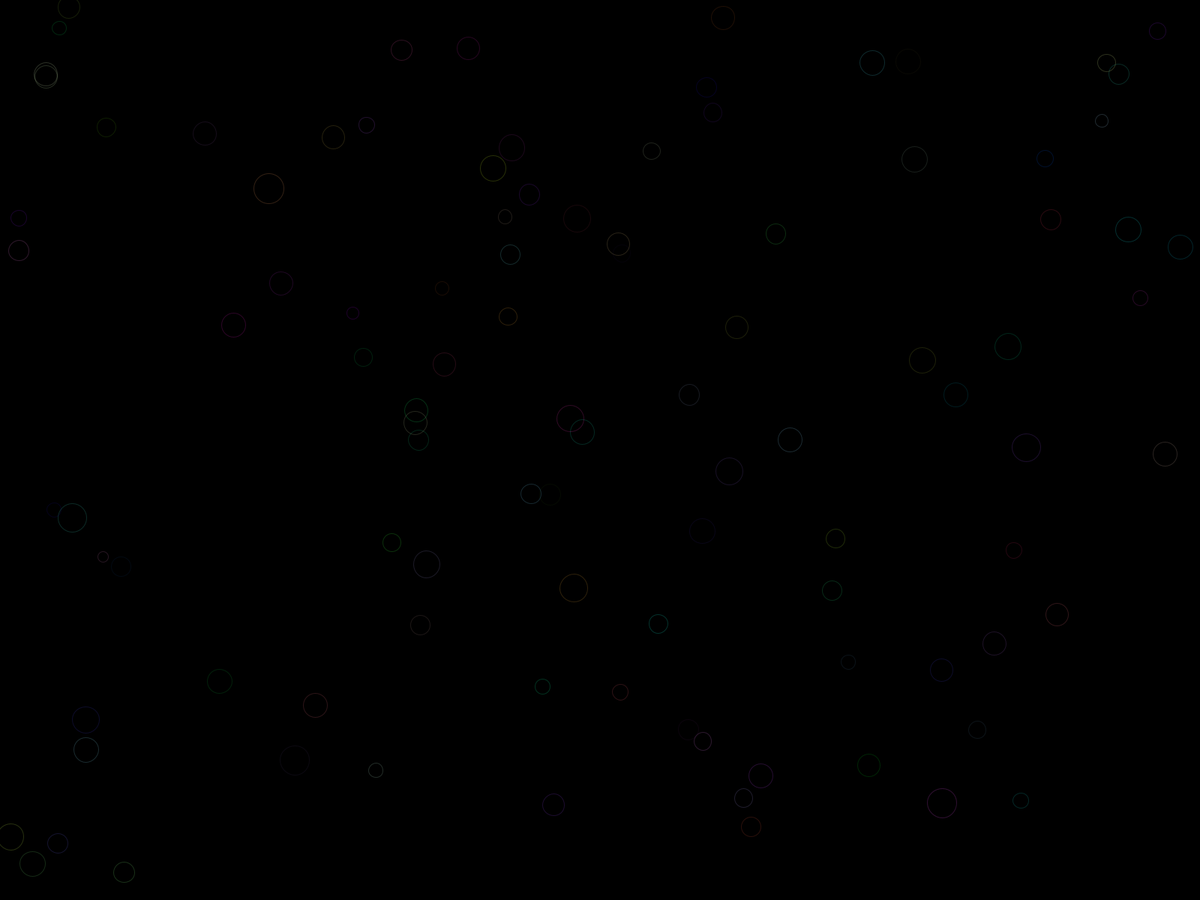
Frame 1 (no input)
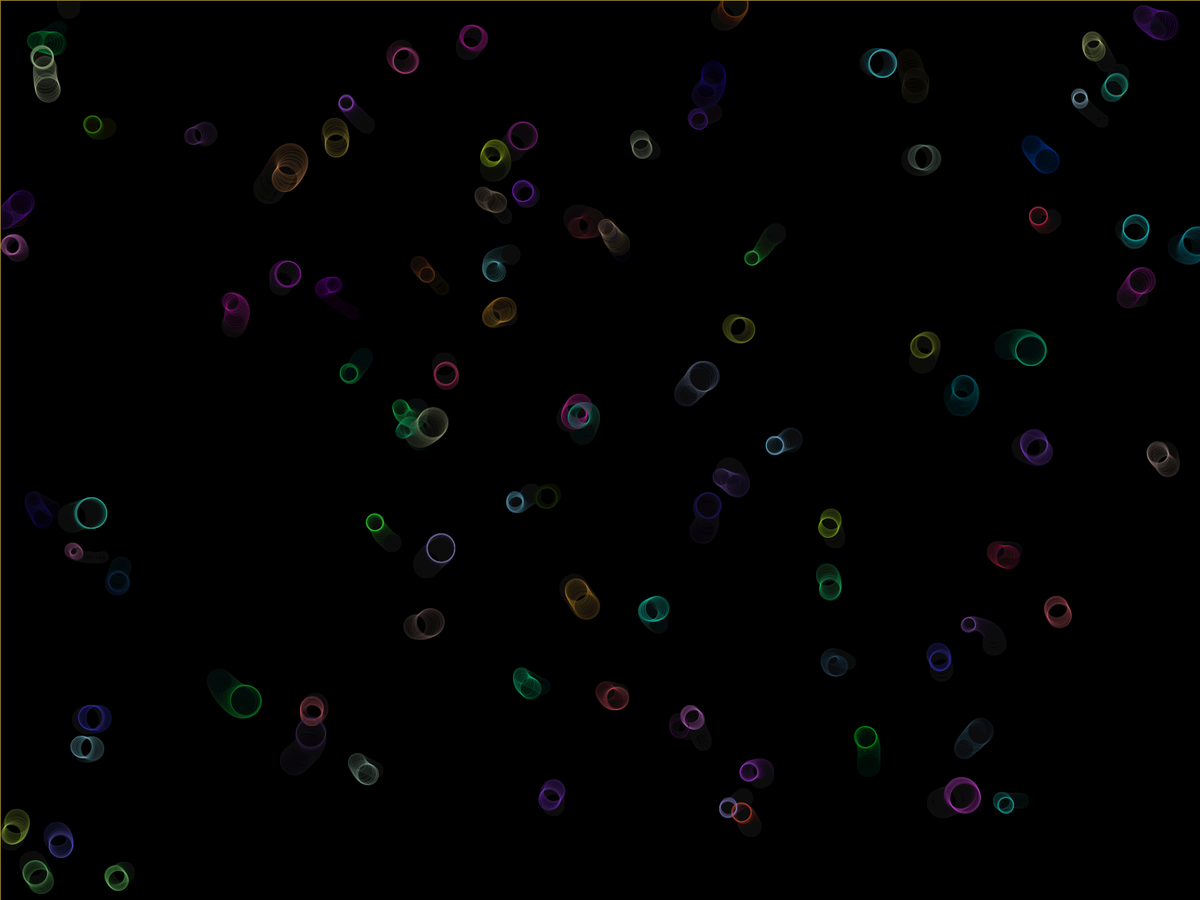
Frame 60 (the mouse pressed at the canvas centre just before this capture)
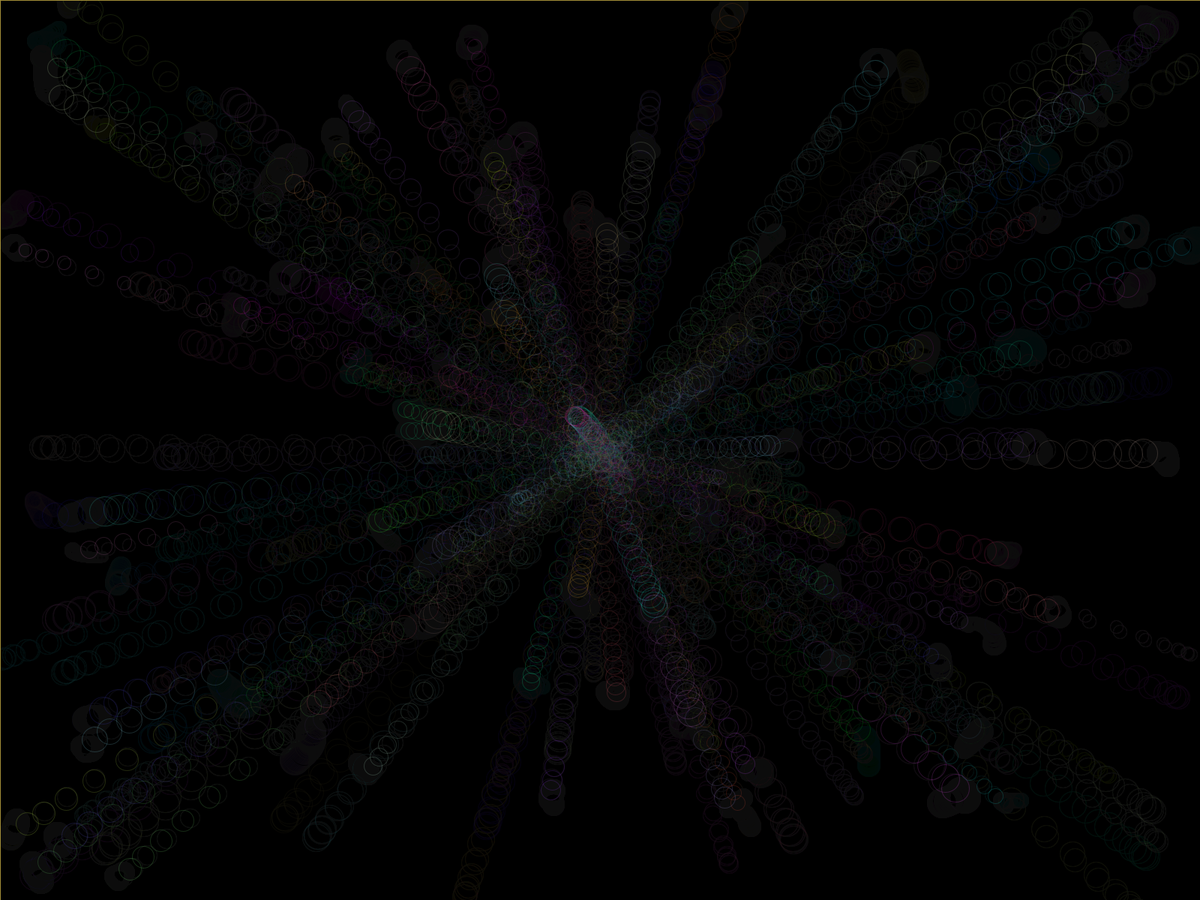
Frame 120 (the mouse held since frame 60 and released just before this capture)

The Processing sketch that drew these frames (run headless with seeded random() and noise(); from frame 60 on, the mouse is pressed at the canvas centre):

// Processing sketch: noise_particles
// ── noise_particles.pde
Point[] pts = new Point[100];
void setup(){
  //size(500,500);
  fullScreen();
  background(0);
  for (int i = 0; i < pts.length; i++){
    pts[i] = new Point(random(width),random(height));
  }
}

void draw(){
  fill(0,10);
  rect(0,0,width,height);
  for (int i = 0; i < pts.length; i++){
    pts[i].update();
    pts[i].render();
  }
}
// ── Point.pde
class Point{
  
  PVector root, loc, vel, acc;
  float size, xoff, xinc;
  color col;
  
  Point(float x, float y){
    root = new PVector(x, y);
    loc = new PVector(x, y);
    vel = new PVector(0,0);
    acc = new PVector(0,0);
    size = 10;
    xoff = random(10000);
    xinc = 0.01;
    col = color(random(256),random(256),random(256));
  }
  
  void render(){
    noFill();
    //stroke(noise(xoff)*256,noise(xoff+10000)*255,noise(xoff+20000)*256);
    stroke(col,50);
    size = map(noise(xoff),0,1,10,50);
    ellipse(loc.x, loc.y, size, size);
  }
  
  void update(){
    
    if(mousePressed){
      PVector mouse = new PVector(mouseX,mouseY);
      // Step 1: direction
      PVector dir = PVector.sub(mouse,loc);
      
      dir.mult(0.01);
      
      // Step 4: accelerate
      acc = dir;
  
      vel.add(acc);
      
      loc.add(vel);
    }
    else{
    PVector spring = PVector.sub(root,loc).div(100);
    acc = new PVector((noise(xoff)-0.5),(noise(xoff+10000)-0.5));
    acc.add(spring);
    //acc = new PVector(noise();
    vel.add(acc);
    vel.mult(0.9);
    loc.add(vel);
    }
    
    

    xoff += xinc;
    
  }
  
}
